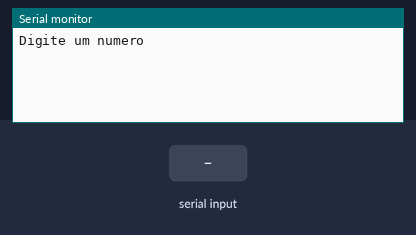
Bench run of a sketch on a simulated Arduino Uno, built with avr-gcc and run on an emulated ATmega328P. Shown: the last lines printed to the serial monitor. The inputs (shaded band) are chosen by the test bench.

Above: at 1.2 s.
1.3 s: "90,45\n" received over Serial
At 2.3 s:
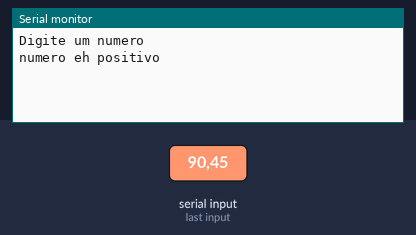
At 8.58 s:
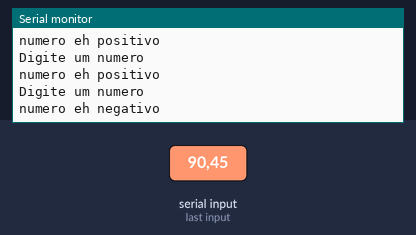

Measured:
- after the input at 1.3 s, the serial monitor: prints a new line at once (image 1)

The sketch:

LOPAL_EX_11.ino
```cpp
// C++ code
/*Faça um programa que receba um número inteiro do usuário e informe se este
número é positivo ou negativo.*/
//variáveis
float numero = 0;
void setup()
{
  Serial.begin(9600);
}

void loop()
{
  Serial.println("Digite um numero");
 while (!Serial.available());
 numero = Serial.parseInt();
if (numero>0)
 {
Serial.println("numero eh positivo");
 }
else
 {
Serial.println("numero eh negativo");
}
 Serial.println();
  delay(3000);
}
```
